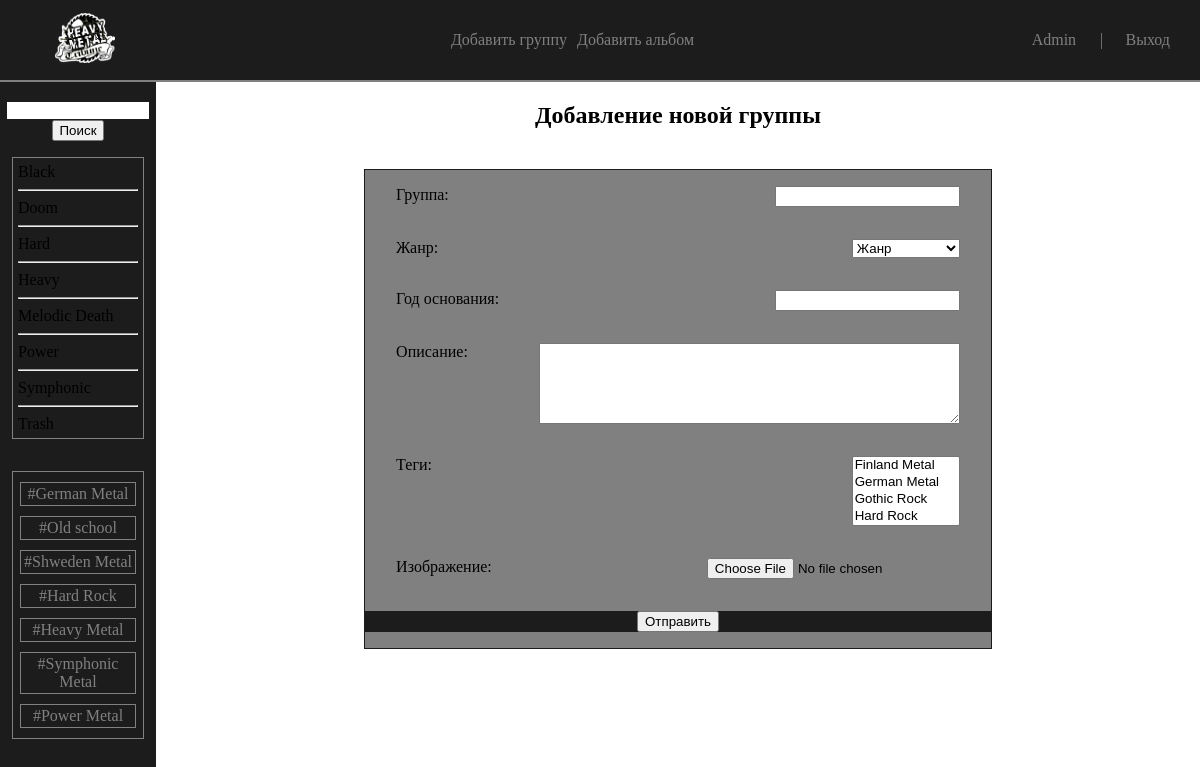
Page /add-band/ (signed in) on the committed database.
### Main/models.py (models this page shows)
class Genre(ModelMixinData, models.Model):
    class Meta:
        verbose_name = 'Жанр'
        verbose_name_plural = 'Жанры'
        ordering = ['name']
    name = models.CharField(max_length=100, verbose_name='Жанр')
    slug = models.SlugField(max_length=100, verbose_name='Слаг', unique=True)
    def get_absolute_url(self):
        return reverse('genre', kwargs={'genre_slug': self.slug})

class Tag(ModelMixinData, models.Model):
    class Meta:
        verbose_name = 'Тег'
        verbose_name_plural = 'Теги'
        ordering = ['name']
    name = models.CharField(max_length=100, verbose_name='Тег')
    slug = models.SlugField(max_length=100, verbose_name='Слаг', unique=True)
    def get_absolute_url(self):
        return reverse('tag', kwargs={'tag_slug': self.slug})

### Main/views.py (the view)
# urls.py: path('add-band/', views.AddBandPage.as_view(), name='add_band'),
class AddBandPage(LoginRequiredMixin, TemplateMixinData, CreateView):
    form_class = AddBandForm
    template_name = 'main/add_band.html'
    success_url = reverse_lazy('success')
    title = 'Добавление группы'
    login_url = 'login'

### Main/forms.py
class AddBandForm(forms.ModelForm):
    genre = forms.ModelChoiceField(queryset=Genre.objects.all(), empty_label='Жанр', label='Жанр')
    class Meta:
        model = Band
        fields = ['name', 'genre', 'year', 'description', 'tags', 'photo']
        widgets = {
            'description': forms.Textarea(attrs={'cols': 50, 'rows': 5})
        }

### Main/templatetags/main_tags.py (called while the page is built)
@register.simple_tag()
def get_genres():
    return Genre.objects.all()

@register.simple_tag()
def get_tags():
    return Tag.objects.order_by('?')[:10]

### Main/untils.py (called while the page is built)
    def __str__(self):
        return self.name

    def get_context_data(self, **kwargs):
        context = super().get_context_data(**kwargs)
        context['main'] = menu[0]
        context['menu'] = menu[1:]
        context['login'] = login
        context['user'] = self.request.user
        if self.title:
            context['title'] = self.title
        return context

### Main/templates/main/add_band.html (shortened to what this page needs)
{% extends 'main/layout.html' %}
{% block content %}
    <h1>Добавление новой группы</h1>
    <form class="create" method="post" enctype="multipart/form-data">
        {{ form.as_p }}
        <p style="display: flex; justify-content: center; background: #1c1c1c; width: 100%"><button type="submit">Отправить</button></p>
    </form>
{% endblock %}

### Main/templates/main/layout.html (shortened to what this page needs)
{% load static %}
{% load main_tags %}
<!doctype html>
<html lang="en">
<head>
    <link rel="stylesheet" href="{% static 'main/css/style.css' %}">
    <link rel="stylesheet" href="{% static 'main/css/style_form.css' %}">
</head>
<body>
    <section class="top">
        <a href="{% url main.url_name %}"><img src="{% static 'main/img/logo-3.png' %}"></a>
        <div class="navi">
            {% if user.is_authenticated %}
                {% for i in menu %}
                    <a href="{% url i.url_name %}">{{ i.name }}</a>
                {% endfor %}
            {% endif %}
        </div>
        <div class="top login">
            {% if not user.is_authenticated %}
                {% for i in login %}
                    <a href="{% url i.url_name %}">{{ i.name }}</a>
                    {% if not forloop.last %}
                        |
                    {% endif %}
                {% endfor %}
            {% else %}
                <p>{{ user|capfirst }}</p><p>|</p>
                <a href="{% url 'logout' %}">Выход</a>
            {% endif %}
        </div>
    </section>
    <section class="bottom">
        <div class="left">
            <form method="get" action="{% url 'search' %}">
                <input type="text" name="search">
                <button type="submit">Поиск</button>
            </form>
            <ul class="genres">
                {% get_genres as genres %}
                {% for i in genres %}
                    {% if i.genre_status.count %}
                        {% if i.name != title %}
                            <li><a href="{{ i.get_absolute_url }}">{{ i.name }}</a></li>
                        {% else %}
                            <li style="background: brown">{{ i.name }}</li>
                        {% endif %}
                        {% if not forloop.last %}
                            <hr/>
                        {% endif %}
                    {% endif %}
                {% endfor %}
            </ul>
            <p class="tags">
                {% get_tags as tags %}
                {% for i in tags %}
                    {% if i.tags_status.count %}
                        <a href="{{ i.get_absolute_url }}">#{{ i.name }}</a>
                    {% endif %}
                {% endfor %}
            </p>
        </div>
        <div class="right">
            {% block content %}{% endblock %}
        </div>
    </section>
</body>
</html>

### Main/static/main/css/style.css (style rules this page uses)
html { overflow-x: hidden; }
body { display: flex; flex-direction: column; align-items: center; margin: 0; padding: 0; width: 100vw; min-width: 900px; }
.top { width: 100%; height: 10vh; background: #1c1c1c; display: flex; align-items: center; justify-content: space-between; border-bottom: 2px solid gray; color: gray; }
.top img { width: 60px; height: 50px; margin-left: 55px; }
.top .navi { display: flex; align-items: center; justify-content: center; gap: 10px; height: 50px; }
.top .navi a { color: gray; text-decoration: none; }
.top .login { display: flex; width: 140px; height: 50px; border: none; margin-right: 30px; }
.top .login a { color: gray; text-decoration: none; }
.bottom { display: flex; align-items: center; width: 100%; height: 90vh; min-height: 800px; }
.bottom .left { width: 13%; min-width: 140px; height: 100%; background: #1c1c1c; display: flex; flex-direction: column; align-items: center; }
.bottom .left ul { list-style: none; border: 1px solid gray; width: 120px; padding: 5px; }
.bottom .left ul li { width: 120px; }
.bottom .left ul li a { text-decoration: none; display: inline-block; width: 100%; color: black; }
.bottom .left .tags { border: 1px solid gray; width: 120px; padding: 5px; display: flex; flex-direction: column; }
.bottom .left .tags a { text-decoration: none; color: gray; margin: 5px 2px; padding: 2px; border: 1px solid gray; }
.bottom .left form { margin-top: 20px; display: flex; flex-direction: column; align-items: center; gap: 1px; }
.bottom .left form input { width: 138px; border: none; outline: none }
.bottom .right { width: 87%; height: 100%; min-height: 800px; display: flex; flex-direction: column; align-items: center; }

### Main/static/main/css/style_form.css (style rules this page uses)
.bottom .right .create { width: 60%; min-width: 600px; margin: 20px auto; background: gray; display: flex; flex-direction: column; align-items: center; border: 1px solid #1c1c1c; }
.bottom .right .create p { width: 90%; display: flex; justify-content: space-between; }
.bottom .right .success h2, p { width: 90%; text-align: center; }

### rows in the picture
Genre: name "Black"
Genre: name "Doom"
Genre: name "Hard"
Genre: name "Heavy"
Genre: name "Melodic Death"
Genre: name "Power"
Genre: name "Symphonic"
Genre: name "Trash"
Tag: name "German Metal"
Tag: name "Old school"
Tag: name "Shweden Metal"
Tag: name "Hard Rock"
Tag: name "Heavy Metal"
Tag: name "Symphonic Metal"
Tag: name "Power Metal"

### other values in the picture
{{ i.name }} "Добавить группу" "Добавить альбом"
{{ user|capfirst }} "Admin"
